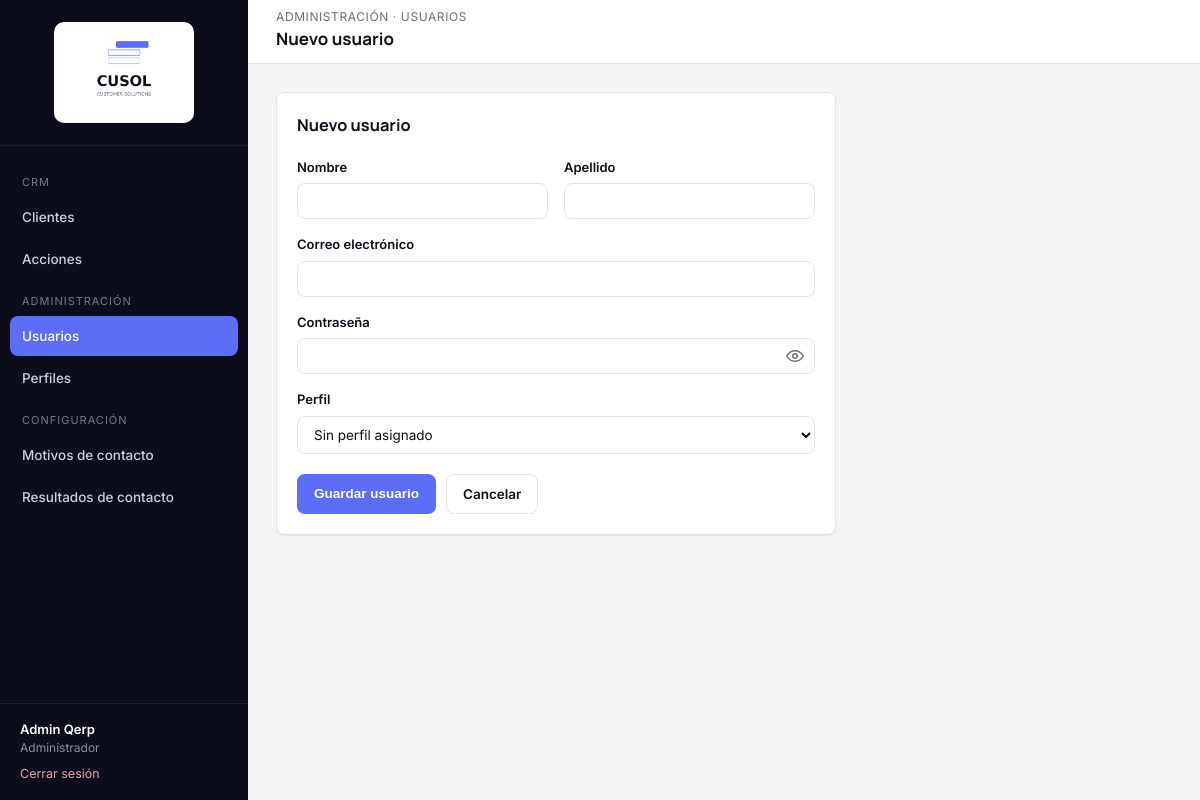
The page /modules/usuarios/nuevo.php (signed in) on the database its author committed.
### tables this page shows
CREATE TABLE qerp_secciones (
  id INT PRIMARY KEY AUTO_INCREMENT,
  nombre VARCHAR(100) NOT NULL,
  slug VARCHAR(100) NOT NULL UNIQUE,
  icono VARCHAR(50) DEFAULT NULL,
  grupo VARCHAR(50) NOT NULL DEFAULT 'General',
  orden INT DEFAULT 0
);

CREATE TABLE qerp_perfiles (
  id INT PRIMARY KEY AUTO_INCREMENT,
  nombre VARCHAR(50) NOT NULL,
  descripcion VARCHAR(255) DEFAULT NULL,
  activo TINYINT(1) NOT NULL DEFAULT 1,
  solo_ve_sus_clientes TINYINT(1) NOT NULL DEFAULT 0,
  creado_en DATETIME DEFAULT CURRENT_TIMESTAMP
);

### includes/funciones.php (called while the page is built, shortened)
<?php
function estaLogueado(): bool
{
    return isset($_SESSION['usuario_id']);
}
function usuarioActual(): ?array
{
    return [
        'id'         => $_SESSION['usuario_id'],
        'nombre'     => $_SESSION['usuario_nombre'],
        'apellido'   => $_SESSION['usuario_apellido'],
        'mail'       => $_SESSION['usuario_mail'],
        'perfil_id'  => $_SESSION['perfil_id'],
        'perfil'     => $_SESSION['perfil_nombre'],
    ];
}
function tienePermiso(PDO $pdo, string $slugSeccion, string $accion = 'ver'): bool
{
    $accionesValidas = ['ver', 'crear', 'editar', 'eliminar'];
    static $cache = [];
    $clave = $_SESSION['perfil_id'] . '-' . $slugSeccion;
    if (!isset($cache[$clave])) {
        $stmt = $pdo->prepare(
            "SELECT pp.ver, pp.crear, pp.editar, pp.eliminar
             FROM qerp_perfil_permisos pp
             INNER JOIN qerp_secciones s ON s.id = pp.seccion_id
             WHERE pp.perfil_id = :perfil_id AND s.slug = :slug
             LIMIT 1"
        );
        $stmt->execute([
            ':perfil_id' => $_SESSION['perfil_id'],
            ':slug'      => $slugSeccion,
        ]);
        $cache[$clave] = $stmt->fetch() ?: ['ver' => 0, 'crear' => 0, 'editar' => 0, 'eliminar' => 0];
    }
    return (bool) $cache[$clave][$accion];
}
function requerirPermiso(PDO $pdo, string $slugSeccion, string $accion = 'ver'): void
{
    if (!tienePermiso($pdo, $slugSeccion, $accion)) {
        http_response_code(403);
        include __DIR__ . '/../includes/403.php';
        exit;
    }
}
function e(?string $valor): string
{
    return htmlspecialchars($valor ?? '', ENT_QUOTES, 'UTF-8');
}
function obtenerSeccionesMenu(PDO $pdo): array
{
    $stmt = $pdo->query('SELECT * FROM qerp_secciones ORDER BY orden ASC');
    return $stmt->fetchAll();
}

### modules/usuarios/nuevo.php (the view, shortened to what this page needs)
<?php
require_once __DIR__ . '/../../config/conexion.php';
require_once __DIR__ . '/../../includes/funciones.php';
requerirPermiso($pdo, 'usuarios', 'crear');
$slugSeccionActual = 'usuarios';
$datos = ['nombre' => '', 'apellido' => '', 'mail' => '', 'perfil_id' => ''];
$perfiles = $pdo->query("SELECT id, nombre FROM qerp_perfiles WHERE activo = 1 ORDER BY nombre")->fetchAll();
include __DIR__ . '/../../includes/header.php';
?>
<div class="card" style="max-width:560px;">
    <div class="card-header"><h3>Nuevo usuario</h3></div>
    <form method="post">
        <div class="fila-form">
            <div class="campo">
                <label for="nombre">Nombre</label>
                <input type="text" id="nombre" name="nombre" value="<?= e($datos['nombre']) ?>" required>
            </div>
            <div class="campo">
                <label for="apellido">Apellido</label>
                <input type="text" id="apellido" name="apellido" value="<?= e($datos['apellido']) ?>" required>
            </div>
        </div>
        <div class="campo">
            <label for="mail">Correo electrónico</label>
            <input type="email" id="mail" name="mail" value="<?= e($datos['mail']) ?>" required>
        </div>
        <div class="campo">
            <label for="password">Contraseña</label>
            <div class="input-password">
                <input type="password" id="password" name="password" required minlength="6">
                <?php include __DIR__ . '/../../includes/boton-ojo.php'; ?>
            </div>
        </div>
        <div class="campo">
            <label for="perfil_id">Perfil</label>
            <select id="perfil_id" name="perfil_id">
                <option value="">Sin perfil asignado</option>
            </select>
        </div>
        <div style="display:flex; gap:10px; margin-top:20px;">
            <button type="submit" class="btn btn-primary">Guardar usuario</button>
            <a href="index.php" class="btn btn-outline">Cancelar</a>
        </div>
    </form>
</div>
<?php include __DIR__ . '/../../includes/footer.php'; ?>

### includes/sidebar.php (shortened to what this page needs)
<?php
$usuario = usuarioActual();
$secciones = obtenerSeccionesMenu($pdo);
$slugActual = $slugSeccionActual ?? '';
$grupos = [];
foreach ($secciones as $s) {
    $grupos[$s['grupo'] ?? 'General'][] = $s;
}
$ordenGrupos = ['CRM', 'Administración', 'Configuración'];
?>
<aside class="qerp-sidebar" id="qerpSidebar">
    <div class="brand">
        <img src="<?= QERP_URL_BASE ?>/assets/img/logo-cusol.png" alt="CUSOL" class="logo-sidebar">
    </div>
    <nav class="qerp-nav">
        <?php foreach ($ordenGrupos as $grupo): ?>
            <?php
                $items = array_filter($grupos[$grupo] ?? [], fn($s) => tienePermiso($pdo, $s['slug'], 'ver'));
            ?>
            <div class="seccion-titulo"><?= e($grupo) ?></div>
            <?php foreach ($items as $s): ?>
                <a href="<?= QERP_URL_BASE ?>/modules/<?= e($s['slug']) ?>/index.php"
                   class="<?= $slugActual === $s['slug'] ? 'activo' : '' ?>">
                    <?= e($s['nombre']) ?>
                </a>
            <?php endforeach; ?>
        <?php endforeach; ?>
    </nav>
    <div class="usuario-box">
        <div class="nombre"><?= e($usuario['nombre'] . ' ' . $usuario['apellido']) ?></div>
        <div class="perfil"><?= e($usuario['perfil']) ?></div>
        <a class="salir" href="<?= QERP_URL_BASE ?>/login/logout.php">Cerrar sesión</a>
    </div>
</aside>

### assets/css/style.css (style rules this page uses)
:root { --bg: #F5F5F8; --surface: #FFFFFF; --ink: #0E0F1C; --muted: #6B6C80; --border: #E2E2EA; --navy: #0C0D1A; --navy-light: #1B1D2E; --navy-hover: #262940; --accent: #5B6EF5; --accent-light: #ECEEFE; --accent-hover: #3A4FD4; --danger: #DC2626; --danger-light: #FDECEC; --success: #15803D; --success-light: #E9F7EE; --warning: #B45309; --warning-light: #FEF3E2; --radius: 8px; --shadow-sm: 0 1px 2px rgba(16, 24, 38, 0.06); --shadow-md: 0 4px 16px rgba(16, 24, 38, 0.08); --sidebar-w: 248px; --header-h: 64px; }
* { box-sizing: border-box; }
html, body { margin: 0; padding: 0; background: var(--bg); color: var(--ink); font-family: 'Inter', -apple-system, BlinkMacSystemFont, 'Segoe UI', sans-serif; font-size: 14px; line-height: 1.5; }
h1, h2, h3, h4 { font-family: 'Manrope', 'Inter', sans-serif; font-weight: 700; color: var(--ink); margin: 0 0 4px 0; }
a { color: var(--accent); text-decoration: none; }
.qerp-sidebar { width: var(--sidebar-w); background: var(--navy); color: #C9D0DE; flex-shrink: 0; position: fixed; top: 0; left: 0; bottom: 0; display: flex; flex-direction: column; }
.qerp-sidebar .brand { display: flex; align-items: center; justify-content: center; padding: 22px 20px; border-bottom: 1px solid rgba(255,255,255,0.08); }
.logo-sidebar { width: 140px; height: auto; background: #fff; border-radius: 10px; padding: 10px 12px; }
.qerp-nav { padding: 16px 10px; flex: 1; overflow-y: auto; }
.qerp-nav .seccion-titulo { text-transform: uppercase; font-size: 11px; letter-spacing: 1px; color: #6E7890; padding: 12px 12px 6px; }
.qerp-nav a { display: flex; align-items: center; gap: 10px; padding: 10px 12px; border-radius: var(--radius); color: #C9D0DE; font-weight: 500; font-size: 13.5px; margin-bottom: 2px; }
.qerp-nav a.activo { background: var(--accent); color: #fff; }
.qerp-sidebar .usuario-box { padding: 16px 20px; border-top: 1px solid rgba(255,255,255,0.08); font-size: 13px; }
.qerp-sidebar .usuario-box .nombre { color: #fff; font-weight: 600; }
.qerp-sidebar .usuario-box .perfil { color: #8590A6; font-size: 12px; }
.qerp-sidebar .usuario-box a.salir { display: inline-block; margin-top: 8px; color: #E9A3A3; font-size: 12.5px; }
.card { position: relative; background: var(--surface); border: 1px solid var(--border); border-radius: var(--radius); box-shadow: var(--shadow-sm); padding: 20px; }
.card-header { display: flex; align-items: center; justify-content: space-between; margin-bottom: 16px; }
.btn { display: inline-flex; align-items: center; gap: 6px; padding: 9px 16px; border-radius: var(--radius); border: 1px solid transparent; font-size: 13.5px; font-weight: 600; cursor: pointer; text-decoration: none !important; }
.btn-primary { background: var(--accent); color: #fff; }
.btn-outline { background: transparent; border-color: var(--border); color: var(--ink); }
label { display: block; font-size: 13px; font-weight: 600; margin-bottom: 6px; color: var(--ink); }
input[type=text], input[type=email], input[type=password], input[type=date], input[type=datetime-local], select, textarea { width: 100%; padding: 9px 12px; border: 1px solid var(--border); border-radius: var(--radius); font-size: 13.5px; font-family: inherit; color: var(--ink); background: #fff; }
.input-password { position: relative; }
.input-password input { padding-right: 40px; }
.campo { margin-bottom: 16px; }
.fila-form { display: flex; gap: 16px; }
.fila-form .campo { flex: 1; }

### rows shown on the page
qerp_secciones: nombre "Clientes"
qerp_secciones: nombre "Acciones"
qerp_secciones: nombre "Usuarios"
qerp_secciones: nombre "Perfiles"
qerp_secciones: nombre "Motivos de contacto"
qerp_secciones: nombre "Resultados de contacto"
qerp_perfiles: nombre "Administrador"

### other values the page prints
$grupo "CRM"
$grupo "ADMINISTRACIÓN"
$grupo "CONFIGURACIÓN"
$usuario['nombre'] . ' ' . $usuario['apellido'] "Admin Qerp"
$eyebrowPagina "ADMINISTRACIÓN · USUARIOS"
$tituloPagina "Nuevo usuario"
